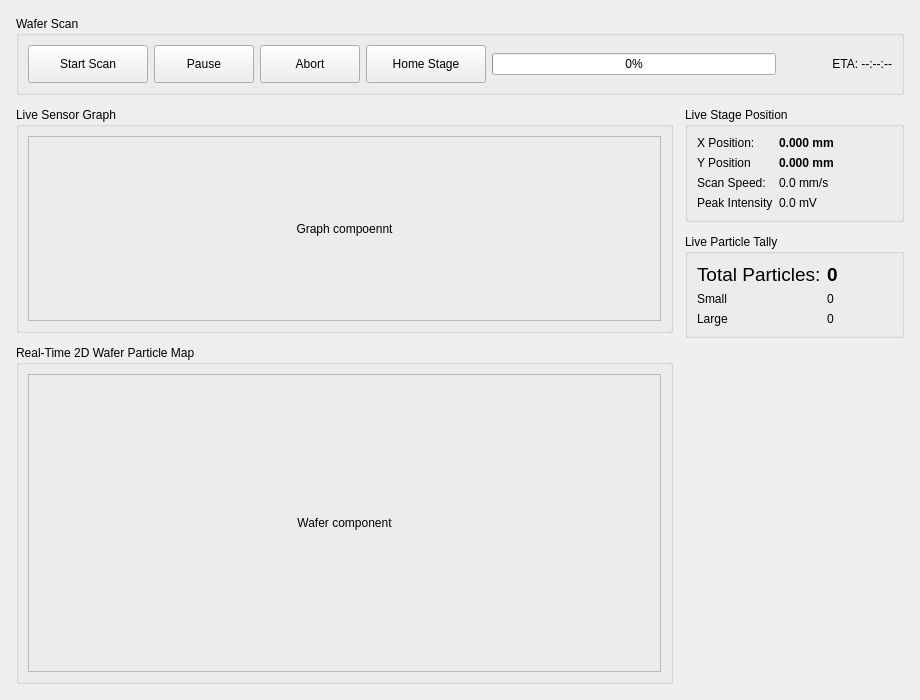
<?xml version="1.0" encoding="UTF-8"?>
<ui version="4.0">
 <class>PageControl</class>
 <widget class="QWidget" name="PageControl">
  <property name="geometry">
   <rect>
    <x>0</x>
    <y>0</y>
    <width>920</width>
    <height>700</height>
   </rect>
  </property>
  <layout class="QVBoxLayout" name="verticalLayout_main" stretch="0,1">
   <property name="spacing">
    <number>12</number>
   </property>
   <property name="leftMargin">
    <number>16</number>
   </property>
   <property name="topMargin">
    <number>16</number>
   </property>
   <property name="rightMargin">
    <number>16</number>
   </property>
   <property name="bottomMargin">
    <number>16</number>
   </property>
   <item>
    <widget class="QGroupBox" name="group_control_ribbon">
     <property name="title">
      <string>Wafer Scan </string>
     </property>
     <layout class="QHBoxLayout" name="horizontalLayout_ribbon">
      <item>
       <widget class="QPushButton" name="btn_start_scan">
        <property name="minimumSize">
         <size>
          <width>120</width>
          <height>38</height>
         </size>
        </property>
        <property name="text">
         <string>Start Scan</string>
        </property>
       </widget>
      </item>
      <item>
       <widget class="QPushButton" name="btn_pause_scan">
        <property name="minimumSize">
         <size>
          <width>100</width>
          <height>38</height>
         </size>
        </property>
        <property name="text">
         <string>Pause</string>
        </property>
       </widget>
      </item>
      <item>
       <widget class="QPushButton" name="btn_abort_scan">
        <property name="minimumSize">
         <size>
          <width>100</width>
          <height>38</height>
         </size>
        </property>
        <property name="text">
         <string>Abort</string>
        </property>
       </widget>
      </item>
      <item>
       <widget class="QPushButton" name="btn_return_home">
        <property name="minimumSize">
         <size>
          <width>120</width>
          <height>38</height>
         </size>
        </property>
        <property name="text">
         <string>Home Stage</string>
        </property>
       </widget>
      </item>
      <item>
       <widget class="QProgressBar" name="progress_scan">
        <property name="value">
         <number>0</number>
        </property>
       </widget>
      </item>
      <item>
       <widget class="QLabel" name="lbl_scan_eta">
        <property name="minimumSize">
         <size>
          <width>110</width>
          <height>0</height>
         </size>
        </property>
        <property name="text">
         <string>ETA: --:--:--</string>
        </property>
        <property name="alignment">
         <set>Qt::AlignmentFlag::AlignRight|Qt::AlignmentFlag::AlignTrailing|Qt::AlignmentFlag::AlignVCenter</set>
        </property>
       </widget>
      </item>
     </layout>
    </widget>
   </item>
   <item>
    <layout class="QHBoxLayout" name="layout_workspace" stretch="3,1">
     <property name="spacing">
      <number>12</number>
     </property>
     <item>
      <layout class="QVBoxLayout" name="layout_graphs" stretch="2,3">
       <property name="spacing">
        <number>12</number>
       </property>
       <item>
        <widget class="QGroupBox" name="group_oscilloscope">
         <property name="title">
          <string>Live Sensor Graph</string>
         </property>
         <layout class="QVBoxLayout" name="verticalLayout_osc">
          <item>
           <widget class="QFrame" name="placeholder_oscilloscope">
            <property name="frameShape">
             <enum>QFrame::Shape::StyledPanel</enum>
            </property>
            <layout class="QVBoxLayout" name="layout_oscilloscope">
             <item>
              <widget class="QLabel" name="lbl_osc_placeholder">
               <property name="text">
                <string>Graph compoennt</string>
               </property>
               <property name="alignment">
                <set>Qt::AlignmentFlag::AlignCenter</set>
               </property>
              </widget>
             </item>
            </layout>
           </widget>
          </item>
         </layout>
        </widget>
       </item>
       <item>
        <widget class="QGroupBox" name="group_wafer_map">
         <property name="title">
          <string>Real-Time 2D Wafer Particle Map</string>
         </property>
         <layout class="QVBoxLayout" name="verticalLayout_map">
          <item>
           <widget class="QFrame" name="placeholder_live_wafer_map">
            <property name="frameShape">
             <enum>QFrame::Shape::StyledPanel</enum>
            </property>
            <layout class="QVBoxLayout" name="layout_live_wafer_map">
             <item>
              <widget class="QLabel" name="lbl_map_placeholder">
               <property name="text">
                <string>Wafer component</string>
               </property>
               <property name="alignment">
                <set>Qt::AlignmentFlag::AlignCenter</set>
               </property>
              </widget>
             </item>
            </layout>
           </widget>
          </item>
         </layout>
        </widget>
       </item>
      </layout>
     </item>
     <item>
      <layout class="QVBoxLayout" name="layout_telemetry">
       <property name="spacing">
        <number>12</number>
       </property>
       <item>
        <widget class="QGroupBox" name="group_stage_telemetry">
         <property name="title">
          <string>Live Stage Position</string>
         </property>
         <layout class="QFormLayout" name="formLayout_telemetry">
          <item row="0" column="0">
           <widget class="QLabel" name="label_x">
            <property name="text">
             <string>X Position:</string>
            </property>
           </widget>
          </item>
          <item row="0" column="1">
           <widget class="QLabel" name="lbl_live_x">
            <property name="font">
             <font>
              <bold>true</bold>
             </font>
            </property>
            <property name="text">
             <string>0.000 mm</string>
            </property>
           </widget>
          </item>
          <item row="1" column="0">
           <widget class="QLabel" name="label_y">
            <property name="text">
             <string>Y Position</string>
            </property>
           </widget>
          </item>
          <item row="1" column="1">
           <widget class="QLabel" name="lbl_live_y">
            <property name="font">
             <font>
              <bold>true</bold>
             </font>
            </property>
            <property name="text">
             <string>0.000 mm</string>
            </property>
           </widget>
          </item>
          <item row="2" column="0">
           <widget class="QLabel" name="label_v">
            <property name="text">
             <string>Scan Speed:</string>
            </property>
           </widget>
          </item>
          <item row="2" column="1">
           <widget class="QLabel" name="lbl_live_speed">
            <property name="text">
             <string>0.0 mm/s</string>
            </property>
           </widget>
          </item>
          <item row="3" column="0">
           <widget class="QLabel" name="label_p">
            <property name="text">
             <string>Peak Intensity</string>
            </property>
           </widget>
          </item>
          <item row="3" column="1">
           <widget class="QLabel" name="lbl_peak_intensity">
            <property name="text">
             <string>0.0 mV</string>
            </property>
           </widget>
          </item>
         </layout>
        </widget>
       </item>
       <item>
        <widget class="QGroupBox" name="group_defect_counters">
         <property name="title">
          <string>Live Particle Tally</string>
         </property>
         <layout class="QFormLayout" name="formLayout_counts">
          <item row="0" column="0">
           <widget class="QLabel" name="label_total">
            <property name="font">
             <font>
              <pointsize>14</pointsize>
             </font>
            </property>
            <property name="text">
             <string>Total Particles:</string>
            </property>
           </widget>
          </item>
          <item row="0" column="1">
           <widget class="QLabel" name="lbl_count_total">
            <property name="font">
             <font>
              <pointsize>14</pointsize>
              <bold>true</bold>
             </font>
            </property>
            <property name="text">
             <string>0</string>
            </property>
           </widget>
          </item>
          <item row="1" column="0">
           <widget class="QLabel" name="label_small">
            <property name="text">
             <string>Small</string>
            </property>
           </widget>
          </item>
          <item row="1" column="1">
           <widget class="QLabel" name="lbl_count_small">
            <property name="text">
             <string>0</string>
            </property>
           </widget>
          </item>
          <item row="2" column="0">
           <widget class="QLabel" name="label_large">
            <property name="text">
             <string>Large</string>
            </property>
           </widget>
          </item>
          <item row="2" column="1">
           <widget class="QLabel" name="lbl_count_large">
            <property name="text">
             <string>0</string>
            </property>
           </widget>
          </item>
         </layout>
        </widget>
       </item>
       <item>
        <spacer name="verticalSpacer">
         <property name="orientation">
          <enum>Qt::Orientation::Vertical</enum>
         </property>
         <property name="sizeHint" stdset="0">
          <size>
           <width>20</width>
           <height>40</height>
          </size>
         </property>
        </spacer>
       </item>
      </layout>
     </item>
    </layout>
   </item>
  </layout>
 </widget>
 <resources/>
 <connections/>
</ui>
